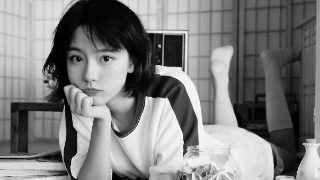
#> input picture grey.jpg, 320 x 180 px
$ python main.py
#> lines starting #> are read from the running program, lines starting #| are printed output that depends on the picture; after the words box and inside, x2 and y2 are one past the last pixel; in counts of white or black regions, pixels touching at a corner belong together
#important!: please read readme.md first when you study this project
# 先读readme.md
#开始进入正题。已经挑选了一些图片 首先做人脸识别检测图片质量，建议选择单纯背景色+单人的图片
import cv2
# 加载特征数据
face_detector = cv2.CascadeClassifier('haarcascade_frontalface_default.xml')
# 读取图片
im = cv2.imread('grey.jpg')
#> im is the input picture: shape (180, 320, 3); min 0, max 252, mean 125.1
# 检测人脸，返回人脸的位置信息
faces = face_detector.detectMultiScale(im)
#> faces = [[54, 29, 79, 79]]
# 遍历人脸
for x, y, w, h in faces:
    # 在人脸区域绘制矩形
    cv2.rectangle(im, (x, y), (x+w, y+h), (255, 255, 0), 2)
#> this loop made 1 pass
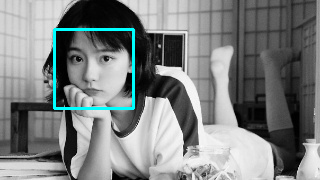
#> im: shape (180, 320, 3); 1.64% of pixels changed, all inside (x1, y1, x2, y2) = (53, 28, 135, 110)
# 显示图像
cv2.imshow('im', im)
cv2.waitKey(0)
cv2.destroyAllWindows()
